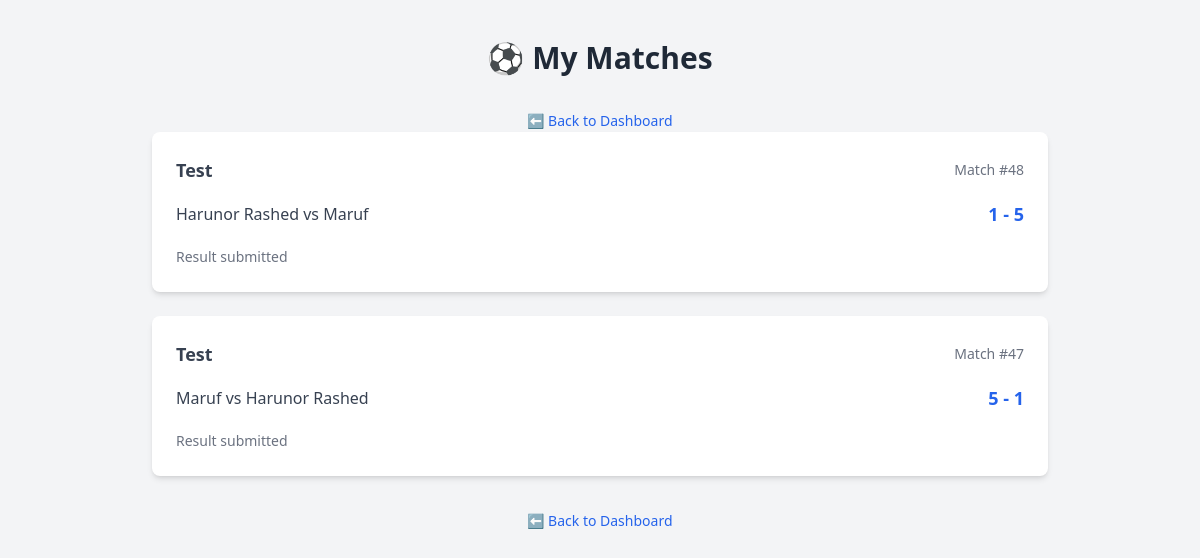
The app's page /player/matches.php?league_id=7 (signed in) with its own data.
### tables this page shows
CREATE TABLE `matches` (
  `id` int(11) NOT NULL,
  `league_id` int(11) DEFAULT NULL,
  `player1_id` int(11) DEFAULT NULL,
  `player2_id` int(11) DEFAULT NULL,
  `match_date` date DEFAULT NULL,
  `player1_score` int(11) DEFAULT NULL,
  `player2_score` int(11) DEFAULT NULL,
  `created_at` timestamp NULL DEFAULT current_timestamp()
);

CREATE TABLE `leagues` (
  `id` int(11) NOT NULL,
  `name` varchar(100) NOT NULL,
  `description` text DEFAULT NULL,
  `status` enum('upcoming','ongoing','completed') DEFAULT 'upcoming',
  `created_at` timestamp NULL DEFAULT current_timestamp()
);

CREATE TABLE `users` (
  `id` int(11) NOT NULL,
  `username` varchar(50) NOT NULL,
  `email` varchar(100) NOT NULL,
  `password` varchar(255) NOT NULL,
  `created_at` timestamp NULL DEFAULT current_timestamp(),
  `matches_played` int(11) DEFAULT 0,
  `wins` int(11) DEFAULT 0,
  `losses` int(11) DEFAULT 0,
  `draws` int(11) DEFAULT 0,
  `goals_scored` int(11) DEFAULT 0,
  `goals_conceded` int(11) DEFAULT 0
);

### player/matches.php (the view, shortened to what this page needs)
<?php
require_once '../config/db.php';
$leagueId = $_GET['league_id'];
$playerId = $_SESSION['user_id'];
$stmt = $pdo->prepare("
    SELECT m.*, u1.username AS p1_name, u2.username AS p2_name, l.name AS league_name
    FROM matches m
    JOIN users u1 ON m.player1_id = u1.id
    JOIN users u2 ON m.player2_id = u2.id
    JOIN leagues l ON m.league_id = l.id
    WHERE (m.player1_id = ? OR m.player2_id = ?) AND m.league_id = ?
    ORDER BY m.id DESC
");
$stmt->execute([$playerId, $playerId, $leagueId]);
$matches = $stmt->fetchAll();
?>
<!DOCTYPE html>
<html lang="en">
<head>
    <script src="https://cdn.tailwindcss.com"></script>
</head>
<body class="bg-gray-100 min-h-screen py-10 px-4">
    <div class="max-w-4xl mx-auto">
        <h2 class="text-3xl font-bold text-center text-gray-800 mb-8">⚽ My Matches</h2>
        <div class="mt-8 text-center">
            <a href="dashboard.php"
                class="text-blue-600 hover:underline text-sm">⬅ Back to Dashboard</a>
        </div>
        <div class="space-y-6">
            <?php foreach ($matches as $match): ?>
                <div class="bg-white shadow-md rounded-lg p-6">
                    <div class="flex items-center justify-between">
                        <h3 class="text-lg font-semibold text-gray-700">
                            <?php echo htmlspecialchars($match['league_name']); ?>
                        </h3>
                        <span class="text-sm text-gray-500">Match #<?php echo $match['id']; ?></span>
                    </div>
                    <div class="flex items-center justify-between mt-4">
                        <div class="text-gray-700">
                            <span class="font-medium"><?php echo htmlspecialchars($match['p1_name']); ?></span>
                            vs
                            <span class="font-medium"><?php echo htmlspecialchars($match['p2_name']); ?></span>
                        </div>
                        <div class="text-lg font-bold text-blue-600">
                            <?php
                            if ($match['player1_score'] !== null && $match['player2_score'] !== null) {
                                echo $match['player1_score'] . " - " . $match['player2_score'];
                            } else {
                                echo "Not Played";
                            }
                            ?>
                        </div>
                    </div>
                    <div class="mt-4">
                        <?php if ($match['player1_score'] === null && $match['player2_score'] === null): ?>
                            <a href="submit_result.php?match_id=<?php echo $match['id']; ?>&league_id=<?php echo $leagueId; ?>"
                                class="inline-block bg-green-600 hover:bg-green-700 text-white px-4 py-2 rounded-md transition duration-200">
                                ✅ Submit Result
                            </a>
                        <?php else: ?>
                            <span class="text-sm text-gray-500">Result submitted</span>
                        <?php endif; ?>
                    </div>
                </div>
            <?php endforeach; ?>
        </div>
        <div class="mt-8 text-center">
            <a href="dashboard.php"
                class="text-blue-600 hover:underline text-sm">⬅ Back to Dashboard</a>
        </div>
    </div>
</body>
</html>

### records on screen
matches: league.name "Test", id "48", player1.username "Harunor Rashed", player2.username "Maruf", player1_score "1", player2_score "5", shows "Result submitted"
matches: league.name "Test", id "47", player1.username "Maruf", player2.username "Harunor Rashed", player1_score "5", player2_score "1", shows "Result submitted"
